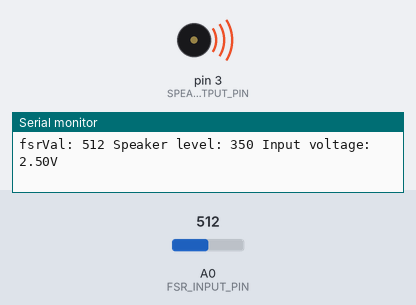
A sketch run on a simulated Arduino Uno, built with avr-gcc and run on an emulated ATmega328P. On the bench: buzzer (waves = sounding), the last lines printed to the serial monitor. The inputs (shaded band) are chosen by the test bench; at power-on: A0 (FSR_INPUT_PIN) = 512.

Above: at 1.2 s.
1.3 s: A0 (FSR_INPUT_PIN) set to 4
At 2.1 s:
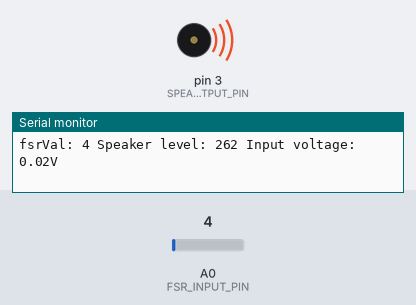
4.3 s: A0 (FSR_INPUT_PIN) set to 1
At 4.7 s:
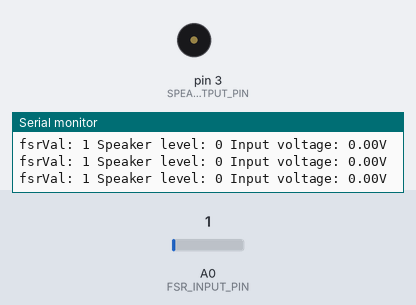
5.8 s: A0 (FSR_INPUT_PIN) set to 122
At 6.2 s:
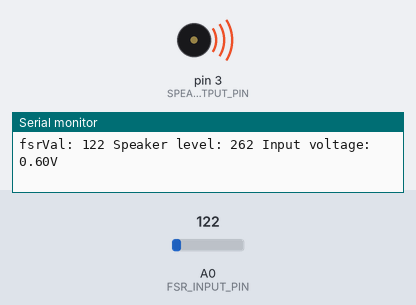
Timing chart, 0 to 8.8 s (numbered marks = the images above; inputs shaded):
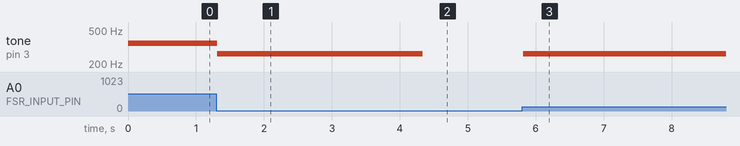

Measured:
- the behaviour switches between 3 and 2 on A0 (FSR_INPUT_PIN) (found by bisection; images 1 and 2)
- after the input at 1.3 s, tone on pin 3 (SPEAKER_OUTPUT_PIN): 350 Hz → 262 Hz at once
- after the input at 4.3 s, tone on pin 3 (SPEAKER_OUTPUT_PIN): 262 Hz → silent at once
- after the input at 5.8 s, tone on pin 3 (SPEAKER_OUTPUT_PIN): silent → 262 Hz at once

The sketch:

ForceInstrument.ino
```cpp
const int KEY_C = 262;  // 261.6256 Hz (middle C)
const int KEY_D = 294;  // 293.6648 Hz
const int KEY_E = 330;  // 329.6276 Hz
const int KEY_F = 350;  // 349.2282 Hz
const int KEY_G = 392;  // 391.9954 Hz
const int KEY_A = 440;  // 440.00   Hz
const int KEY_B = 494;  // 493.88   Hz

const int FSR_INPUT_PIN = A0;
const int DELAY_MS = 5;
const int SPEAKER_OUTPUT_PIN = 3;
const int KEYS[] = {KEY_C, KEY_D, KEY_E, KEY_F, KEY_G, KEY_A, KEY_B};

void setup() {
  Serial.begin(9600);
  pinMode(SPEAKER_OUTPUT_PIN, OUTPUT);
}

void loop() {
  int fsrVal = analogRead(FSR_INPUT_PIN);
  float fsrVoltage = fsrVal * (5.0 / 1023.0);

  int speakerVal;
  if (fsrVal < 3) {
    speakerVal = 0;
    noTone(SPEAKER_OUTPUT_PIN);
  } else {
    speakerVal = KEYS[map(fsrVal, 0, 1023, 0, 7)];
    tone(SPEAKER_OUTPUT_PIN, speakerVal);
  }

  Serial.print("fsrVal: ");
  Serial.print(fsrVal);
  Serial.print(" Speaker level: ");
  Serial.print(speakerVal);
  Serial.print(" Input voltage: ");
  Serial.print(fsrVoltage);
  Serial.println("V");


  delay(DELAY_MS);
}
```
